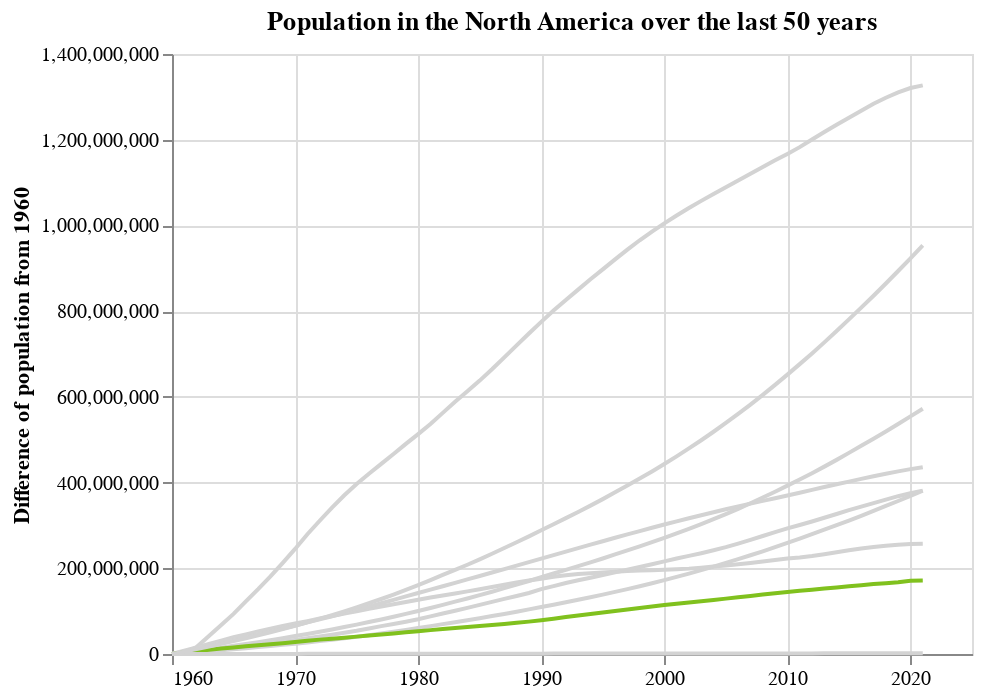

Notebook cell for this chart:
### Code cell
chart = alt.Chart(df).mark_line().encode(
    x = alt.X('variable:Q',title=None, axis=alt.Axis(format='.0f',tickMinStep=10)),
    y = alt.Y('diff:Q', title='Difference of population from 1960'),
    color = alt.Color('Country Name:N', scale=alt.Scale(range=colors),legend=None)
).properties(
    title='Population in the North America over the last 50 years',
    width=400,
    height=300
)

chart

### Figure 1 — Vega-Lite specification as saved in the notebook (floating-point values rounded to 4 significant figures; data arrays with more than 128 entries replaced by an {"elided": "..."} marker saying what was removed)
{"config": {"view": {"continuousWidth": 400, "continuousHeight": 300}}, "data": {"name": "data-409042cf01baaaf9bd11b54acf836221"}, "mark": "line", "encoding": {"color": {"field": "Country Name", "legend": null, "scale": {"range": ["lightgrey", "lightgrey", "lightgrey", "lightgrey", "lightgrey", "lightgrey", "#80C11E", "lightgrey", "lightgrey"]}, "type": "nominal"}, "x": {"axis": {"format": ".0f", "tickMinStep": 10}, "field": "variable", "title": null, "type": "quantitative"}, "y": {"field": "diff", "title": "Difference of population from 1960", "type": "quantitative"}}, "height": 300, "title": "Population in the North America over the last 50 years", "width": 400, "$schema": "https://vega.github.io/schema/vega-lite/v4.17.0.json", "datasets": {"data-409042cf01baaaf9bd11b54acf836221": {"elided": "558 records"}}}
